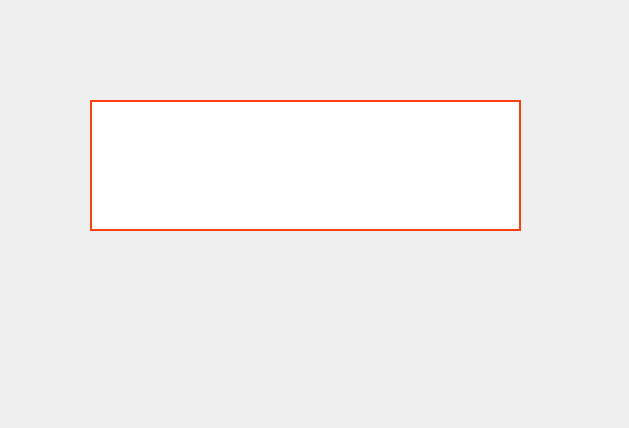
<?xml version="1.0" encoding="UTF-8"?>
<ui version="4.0">
 <class>Widget</class>
 <widget class="QWidget" name="Widget">
  <property name="geometry">
   <rect>
    <x>0</x>
    <y>0</y>
    <width>629</width>
    <height>428</height>
   </rect>
  </property>
  <property name="windowTitle">
   <string>Widget</string>
  </property>
  <widget class="QTextEdit" name="textEdit">
   <property name="geometry">
    <rect>
     <x>90</x>
     <y>100</y>
     <width>431</width>
     <height>131</height>
    </rect>
   </property>
   <property name="styleSheet">
    <string notr="true">border:2px solid rgb(255, 63, 15);</string>
   </property>
  </widget>
 </widget>
 <layoutdefault spacing="6" margin="11"/>
 <resources/>
 <connections/>
</ui>
